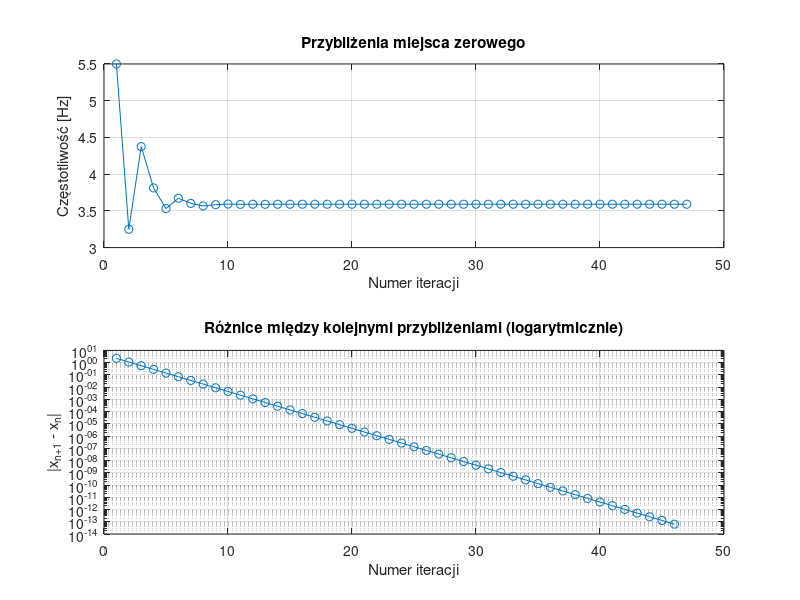

Reproduce this figure in MATLAB.
function [xvec,xdif,xsolution,ysolution,iterations] = impedance_bisection()
    % Wyznacza miejsce zerowe funkcji impedance_difference metodą bisekcji.
    % xvec - wektor z kolejnymi przybliżeniami miejsca zerowego, gdzie xvec(1)= (a+b)/2
    % xdif - wektor różnic kolejnych przybliżeń miejsca zerowego
    %   xdif(i) = abs(xvec(i+1)-xvec(i));
    % xsolution - obliczone miejsce zerowe
    % ysolution - wartość funkcji impedance_difference wyznaczona dla f=xsolution
    % iterations - liczba iteracji wykonana w celu wyznaczenia xsolution

    a = 1; % lewa granica przedziału poszukiwań miejsca zerowego
    b = 10; % prawa granica przedziału poszukiwań miejsca zerowego
    ytolerance = 1e-12; % tolerancja wartości funkcji w przybliżonym miejscu zerowym.
    % Warunek abs(f1(xsolution))<ytolerance określa jak blisko zera ma znaleźć
    % się wartość funkcji w obliczonym miejscu zerowym funkcji f1(), aby obliczenia
    % zostały zakończone.
    max_iterations = 1000; % maksymalna liczba iteracji wykonana przez alg. bisekcji

    fa = impedance_difference(a);
    fb = impedance_difference(b);

    xvec = [];
    xdif = [];
    iterations = 0;

    if fa * fb > 0
        error('Brak zmiany znaku funkcji w przedziale [%f, %f]', a, b);
    end

    % Pętla bisekcji
    while iterations < max_iterations
        % Licznik iteracji
        iterations = iterations + 1;
        
        c = (a + b) / 2;
        fc = impedance_difference(c);

        xvec(end+1, 1) = c;     

        % Wybór nowego przedziału
        if fa * fc < 0
            b = c;
            % fb = fc;
        else
            a = c;
            fa = fc;
        end

        % Oblicz różnice między kolejnymi przybliżeniami
        if length(xvec) > 1
            xdif(end+1, 1) = abs(xvec(end) - xvec(end-1));
        end

        % Sprawdzenie warunku zakończenia
        if abs(fc) < ytolerance
            break;
        end  
    end

    % Wyniki
    xsolution = xvec(end);
    ysolution = impedance_difference(xsolution);

    % Wykresy
    figure;

    subplot(2,1,1);
    plot(1:length(xvec), xvec, '-o');
    title('Przybliżenia miejsca zerowego');
    xlabel('Numer iteracji');
    ylabel('Częstotliwość [Hz]');
    grid on;

    subplot(2,1,2);
    semilogy(1:length(xdif), xdif, '-o');
    title('Różnice między kolejnymi przybliżeniami (logarytmicznie)');
    xlabel('Numer iteracji');
    ylabel('|x_{n+1} - x_n|');
    grid on;

    saveas(gcf, 'zadanie2.png');

end

function impedance_delta = impedance_difference (f)
    % Tutaj wklej definicję funkcji zdefiniowanej w zadaniu 1.

    % Parametry obwodu
    R = 525;                 % Rezystancja [Ohm]
    C = 7e-5;                % Pojemność [F]
    L = 3;                   % Indukcyjność [H]
    M = 75;                  % Wartość odniesienia modułu impedancji

    % Sprawdzenie poprawności częstotliwości
    if f <= 0
        error('Częstotliwość musi być większa od zera.');
    end

    % Obliczenie modułu impedancji zgodnie ze wzorem (1)
    term1 = 1 / R^2;
    term2 = (2 * pi * f * C - 1 / (2 * pi * f * L))^2;
    Z_mod = 1 / sqrt(term1 + term2);

    % Różnica względem wartości odniesienia
    impedance_delta = Z_mod - M;

end